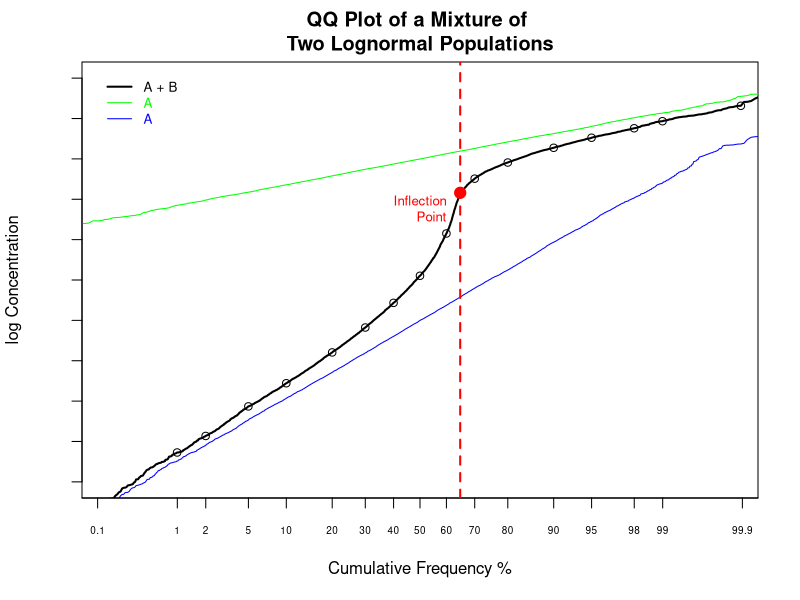

Reproduce this figure in R.
## ---- chunk 1
percents <- c(0.01, 0.1, 1, 2, 5, 10, 20, 30, 40, 50, 60, 70, 80, 90, 95, 98, 99, 99.9, 99.99)
n <- 10000
propA <- 0.65
A <- sort(exp(rnorm(n, 4, 0.75)))
B <- sort(exp(rnorm(n, 6, 0.25)))
i_mix <- sort(c(sample(A, size = propA * n), sample(B, size = (1 - propA) * n)))
mix <- qqnorm(log(i_mix), plot.it = FALSE)
par(mar = c(5.1, 4.1, 3.1, 2.1), oma = c(0, 0, 0, 0))
plot(mix, 
     col = 0, 
     type = "l",
     lwd = 2,
     cex = 0.5, 
     xlim = c(-3, 3), 
     ylim = c(2, 7), 
     xaxt = "n",
     yaxt = "n",
     xlab = "Cumulative Frequency %", 
     ylab = "log Concentration",
     main = "QQ Plot of a Mixture of \nTwo Lognormal Populations")
points(as.data.frame(mix)[length(mix$x) * percents / 100, ], cex = 1)
lines(mix, col = "black", lwd = 2)
lines(qqnorm(log(A), plot.it = FALSE), col = "blue", lwd = 1)
lines(qqnorm(log(B), plot.it = FALSE), col = "green", lwd = 1)
axis(1, at = qnorm(percents / 100), labels = as.character(percents), cex.axis = 0.6)
axis(2, at = seq(2, 7, by = 0.5), labels = NA)
legend("topleft", inset = 0.02, 
       c("A + B", "A", "A"), lty = c(1, 1, 1), lwd = c(2, 1, 1), 
       col = c("black", "green", "blue"), text.col = c("black", "green", "blue"), bty = "n", cex = 0.8)
abline(v = qnorm(propA), col = "red", lwd = 2, lty = 2)
points(qnorm(65 / 100), 5.58, col = "red", pch = 19, cex = 1.5)
text(qnorm(60 / 100), 5, "Inflection\nPoint", col = "red", adj = c(1, -0.70), cex = 0.8)
